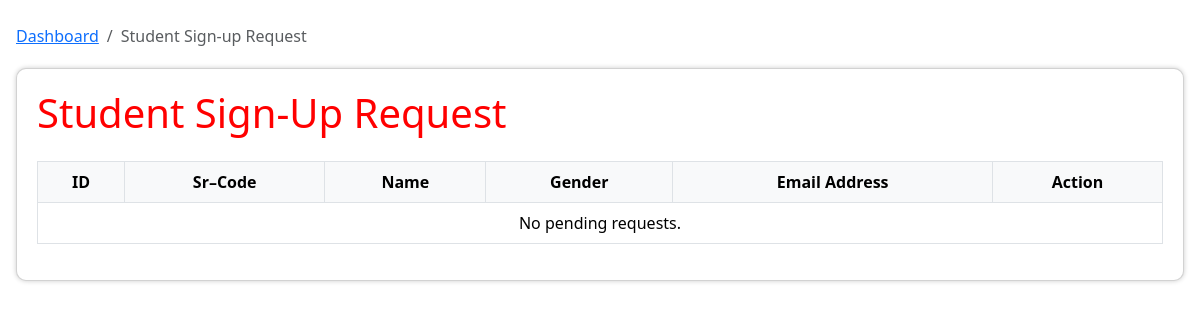
Page /request_student.php on the earlier database version.
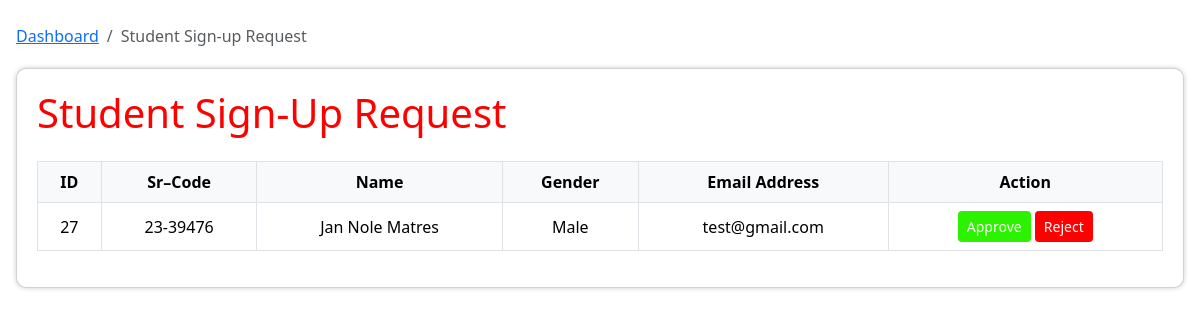
Same page on the later database version.
### tables this page shows
CREATE TABLE `students` (
  `student_id` int(11) NOT NULL,
  `user_id` int(11) NOT NULL,
  `sphoto` varchar(255) DEFAULT NULL,
  `sr_code` varchar(50) NOT NULL,
  `first_name` varchar(50) NOT NULL,
  `last_name` varchar(50) NOT NULL,
  `gender` enum('Male','Female','Prefer not to say') NOT NULL,
  `username` varchar(50) NOT NULL,
  `email_address` varchar(255) NOT NULL,
  `pass` varchar(255) NOT NULL,
  `is_verified` varchar(50) NOT NULL DEFAULT 'Pending'
);

### request_student.php (the view, shortened to what this page needs)
<?php
$db = new Database();
$conn = $db->conn;
$query = "SELECT student_id, sr_code, first_name, last_name, gender, email_address
          FROM students s
          JOIN users u ON s.user_id = u.user_id
          WHERE s.is_verified = 'Pending'";
$result = $conn->query($query);
?>
<!DOCTYPE html>
<html lang="en">
<head>
  <link href="https://cdn.jsdelivr.net/npm/bootstrap@5.3.3/dist/css/bootstrap.min.css" rel="stylesheet">
  <link href="https://cdn.jsdelivr.net/npm/bootstrap-icons@1.10.5/font/bootstrap-icons.css" rel="stylesheet">
</head>
<body>
<div class="container-custom mx-auto px-3">
  <nav aria-label="breadcrumb" class="mt-4">
    <ol class="breadcrumb">
      <li class="breadcrumb-item"><a href="admin_dashboard.php">Dashboard</a></li>
      <li class="breadcrumb-item active" aria-current="page">Student Sign-up Request</li>
    </ol>
  </nav>
  <div class="card card-custom">
    <div class="mb-3">
      <h3 class="section-title">Student Sign-Up Request</h3>
    </div>
    <div class="table-responsive">
      <table class="table table-bordered">
        <thead>
          <tr>
            <th>ID</th>
            <th>Sr–Code</th>
            <th>Name</th>
            <th>Gender</th>
            <th>Email Address</th>
            <th>Action</th>
          </tr>
        </thead>
        <tbody>
          <?php if ($result && $result->num_rows > 0): ?>
            <?php while ($row = $result->fetch_assoc()): ?>
              <tr>
                <td><?= $row['student_id'] ?></td>
                <td><?= htmlspecialchars($row['sr_code']) ?></td>
                <td><?= htmlspecialchars($row['first_name'] . ' ' . $row['last_name']) ?></td>
                <td><?= htmlspecialchars($row['gender']) ?></td>
                <td><?= htmlspecialchars($row['email_address']) ?></td>
                <td>
                  <form method="POST" style="display:inline-block;">
                    <button type="submit" name="action" value="approve" class="btn btn-sm btn-approve">Approve</button>
                  </form>
                  <form method="POST" style="display:inline-block;">
                    <button type="submit" name="action" value="reject" class="btn btn-sm btn-reject">Reject</button>
                  </form>
                </td>
              </tr>
            <?php endwhile; ?>
          <?php else: ?>
            <tr><td colspan="6">No pending requests.</td></tr>
          <?php endif; ?>
        </tbody>
      </table>
    </div>
  </div>
</div>
</body>
</html>

Differences in the rows shown:
added students: student_id "27", sr_code "23-39476", first_name+last_name "Jan Nole Matres", gender "Male", email_address "test@gmail.com"
Other differences:
text no longer shown: "No pending requests."
